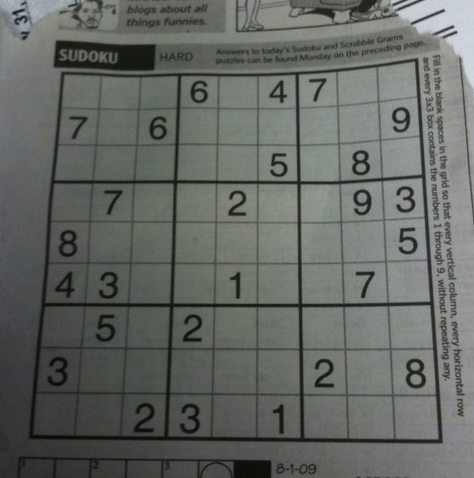
#> input picture pictures/paper.jpg, 474 x 478 px
$ python -i utils.py   (imports and definitions only)
#> lines starting #> are read from the running program, lines starting #| are printed output that depends on the picture; after the words box and inside, x2 and y2 are one past the last pixel; in counts of white or black regions, pixels touching at a corner belong together
### sudocr/log.py
import sys

import loguru


class _Logger:

    def __init__(self, level='INFO', format='{message}', save_log=False, file='sudocr'):
#> further down, picture is the input picture: shape (478, 474, 3); mean B, G, R 99.4, 104.1, 100
        self.logger = loguru.logger
        self.level = level
        self.format = format
        loguru.logger.add(sys.stdout, level=self.level, format=self.format)
        if save_log:
            self.save(file=file)

    @staticmethod
    def save(file):
        loguru.logger.add(f"../logs/{file}.log", rotation="1 week", compression="zip")


log_level = 'INFO'
logger = _Logger(log_level).logger

### sudocr/utils.py
import cv2
import numpy as np
from log import logger, log_level


def show(func):
    def wrapper(*args):
        res = func(*args)
        if log_level == 'DEBUG':
            for i, j in enumerate((res,)):
                cv2.imshow(str(i), j)  # TODO：打印函数名
                cv2.waitKey(0)
            cv2.destroyAllWindows()
        return res

    return wrapper


# [31 lines left out: functions show_contours, get_cell_coordinates, not called in this run]


def pythagoras(pt1, pt2):
    return np.sqrt((pt2[0] - pt1[0]) ** 2 + (pt2[1] - pt1[1]) ** 2)


def transform(pts, img):
    pts = np.float32(pts)
    top_l, top_r, bot_l, bot_r = pts[0], pts[1], pts[2], pts[3]

    width = int(max(pythagoras(bot_r, bot_l), pythagoras(top_r, top_l)))
    height = int(max(pythagoras(top_r, bot_r), pythagoras(top_l, bot_l)))
    square = max(width, height) // 9 * 9

    dim = np.array(([0, 0], [square - 1, 0], [square - 1, square - 1], [0, square - 1]), dtype='float32')
    matrix = cv2.getPerspectiveTransform(pts, dim)
    warped = cv2.warpPerspective(img, matrix, (square, square))  # TODO: debug show
    return warped


def warp(contours, image):
    contours = [contours[0]]
    largest_contour = np.squeeze(contours[0])

    sums = [sum(i) for i in largest_contour]
    differences = [i[0] - i[1] for i in largest_contour]

    top_left = np.argmin(sums)
    top_right = np.argmax(differences)
    bottom_left = np.argmax(sums)
    bottom_right = np.argmin(differences)

    corners = [largest_contour[top_left], largest_contour[top_right], largest_contour[bottom_left],
               largest_contour[bottom_right]]

    tr = transform(corners, image)
    gray = cv2.cvtColor(tr, cv2.COLOR_BGR2GRAY)
    thresh = cv2.adaptiveThreshold(gray, 255, cv2.ADAPTIVE_THRESH_GAUSSIAN_C, cv2.THRESH_BINARY, 11, 2)

    return thresh


# [17 lines left out: functions get_corners_xy, crop, not called in this run]


@show
def handle(contours, image):
    logger.info(f'开始处理图片')
    if len(contours) > 1:
        contour_area0 = cv2.contourArea(contours[0])
        contour_area1 = cv2.contourArea(contours[1])
        if contour_area1 < 0.25 * contour_area0:
            return warp(contours, image)
    return crop(get_corners_xy(contours), image)


def crop_bounds(image):
    gray = cv2.cvtColor(image, cv2.COLOR_BGR2GRAY)
    thresh = cv2.adaptiveThreshold(gray, 255, cv2.ADAPTIVE_THRESH_GAUSSIAN_C, cv2.THRESH_BINARY, 11, 2)
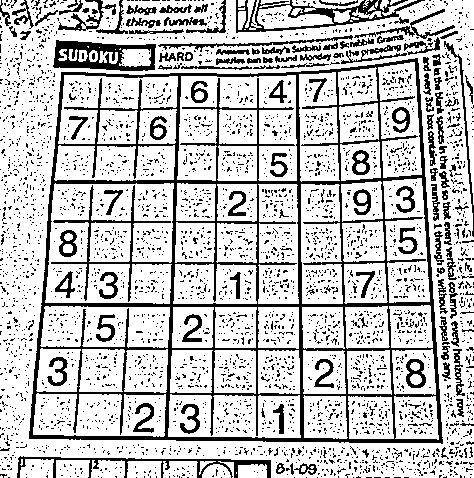
#> thresh: shape (478, 474); 76.9% white; 3734 black regions (3591 under 20 px), largest, box (x1, y1, x2, y2) and area: (29, 58, 443, 444) 20129, (236, 0, 425, 33) 1667, (53, 40, 156, 71) 1656
    thresh_not = cv2.bitwise_not(thresh)
    kernel = cv2.getStructuringElement(cv2.MORPH_RECT, (2, 2))
    dilated = cv2.dilate(thresh_not, kernel, iterations=1)
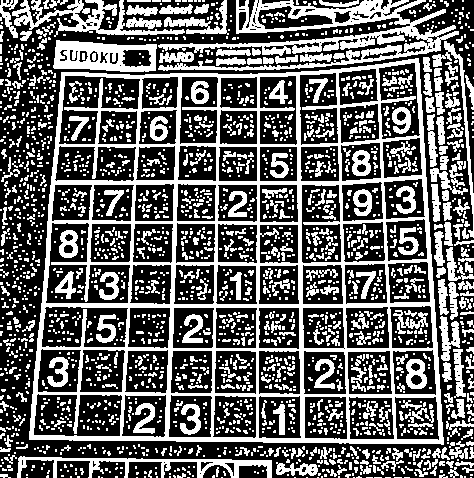
#> dilated: shape (478, 474); 38.8% white; 2351 white regions (1847 under 20 px)
    contours, _ = cv2.findContours(dilated, cv2.RETR_EXTERNAL, cv2.CHAIN_APPROX_SIMPLE)
#> contours = 847 contours, 725 with area under 20; largest, box (x1, y1, x2, y2) and area: (29, 58, 444, 445) 142967, (158, 0, 459, 71) 7342, (53, 40, 157, 72) 2638, (12, 0, 185, 37) 1584, (17, 456, 272, 478) 1440
    contours = sorted(contours, key=cv2.contourArea, reverse=True)[:9]
#> contours = 9 contours; largest, box (x1, y1, x2, y2) and area: (29, 58, 444, 445) 142967, (158, 0, 459, 71) 7342, (53, 40, 157, 72) 2638, (12, 0, 185, 37) 1584, (17, 456, 272, 478) 1440
    return handle(contours, image)
#> in transform, `warped = cv2.warpPerspective(img, matrix, (square, square))`:
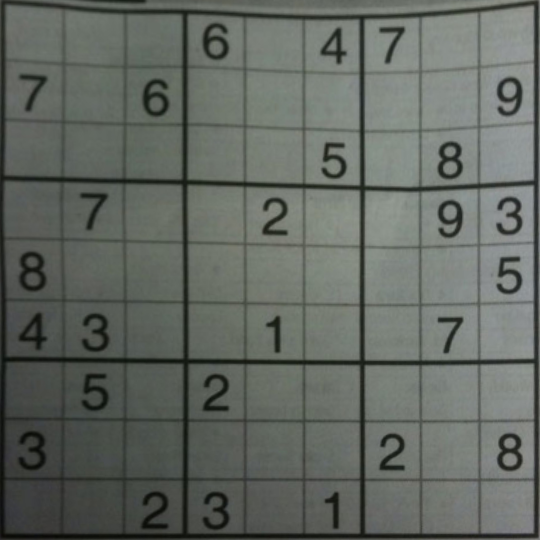
#> warped: shape (540, 540, 3); mean B, G, R 97.8, 103.9, 98.7
#> in warp, `thresh = cv2.adaptiveThreshold(gray, 255, cv2.ADAPTIVE_THRESH_GAUSSIAN..`:
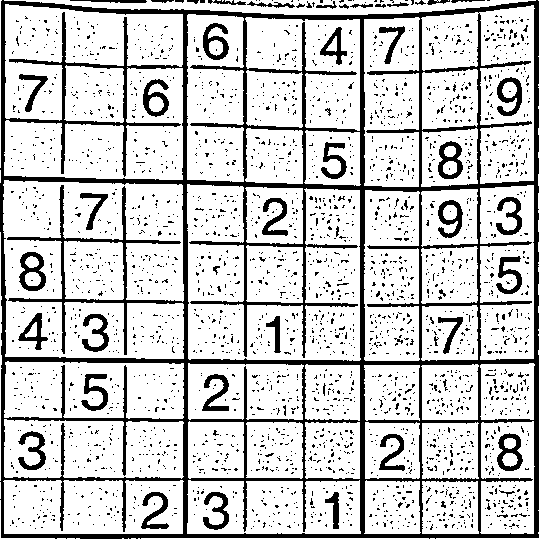
#> thresh: shape (540, 540); 80.1% white; 2711 black regions (2656 under 20 px), largest, box (x1, y1, x2, y2) and area: (0, 0, 539, 539) 37019, (19, 252, 46, 291) 511, (497, 77, 522, 116) 484


# [15 lines left out: function to_hodoku, not called in this run]


def prettier(puzzle):
    print(to_hodoku(puzzle))

>>> import cv2
>>> picture = cv2.imread('../pictures/paper.jpg')
>>> result = crop_bounds(picture)
